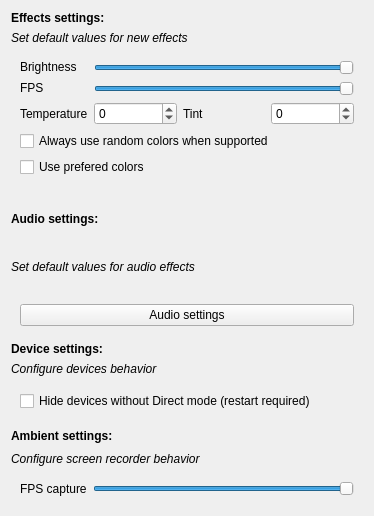
<?xml version="1.0" encoding="UTF-8"?>
<ui version="4.0">
 <class>GlobalSettings</class>
 <widget class="QWidget" name="GlobalSettings">
  <property name="geometry">
   <rect>
    <x>0</x>
    <y>0</y>
    <width>374</width>
    <height>516</height>
   </rect>
  </property>
  <property name="minimumSize">
   <size>
    <width>0</width>
    <height>0</height>
   </size>
  </property>
  <layout class="QGridLayout" name="gridLayout" rowstretch="0,0,0,0,0,0,0,0,0,0,0,0">
   <property name="sizeConstraint">
    <enum>QLayout::SetMaximumSize</enum>
   </property>
   <item row="6" column="0">
    <widget class="QLabel" name="deviceLabel">
     <property name="sizePolicy">
      <sizepolicy hsizetype="Preferred" vsizetype="Fixed">
       <horstretch>0</horstretch>
       <verstretch>0</verstretch>
      </sizepolicy>
     </property>
     <property name="font">
      <font>
       <bold>true</bold>
      </font>
     </property>
     <property name="text">
      <string>Device settings:</string>
     </property>
    </widget>
   </item>
   <item row="10" column="0">
    <widget class="QLabel" name="ambientInfoLabel">
     <property name="sizePolicy">
      <sizepolicy hsizetype="Preferred" vsizetype="Fixed">
       <horstretch>0</horstretch>
       <verstretch>0</verstretch>
      </sizepolicy>
     </property>
     <property name="font">
      <font>
       <italic>true</italic>
      </font>
     </property>
     <property name="text">
      <string>Configure screen recorder behavior</string>
     </property>
     <property name="textFormat">
      <enum>Qt::PlainText</enum>
     </property>
    </widget>
   </item>
   <item row="1" column="0">
    <widget class="QLabel" name="globalInfoLabel">
     <property name="sizePolicy">
      <sizepolicy hsizetype="Preferred" vsizetype="Fixed">
       <horstretch>0</horstretch>
       <verstretch>0</verstretch>
      </sizepolicy>
     </property>
     <property name="font">
      <font>
       <italic>true</italic>
      </font>
     </property>
     <property name="text">
      <string>Set default values for new effects</string>
     </property>
     <property name="textFormat">
      <enum>Qt::PlainText</enum>
     </property>
    </widget>
   </item>
   <item row="7" column="0">
    <widget class="QLabel" name="deviceInfoLabel">
     <property name="sizePolicy">
      <sizepolicy hsizetype="Preferred" vsizetype="Fixed">
       <horstretch>0</horstretch>
       <verstretch>0</verstretch>
      </sizepolicy>
     </property>
     <property name="font">
      <font>
       <italic>true</italic>
      </font>
     </property>
     <property name="text">
      <string>Configure devices behavior</string>
     </property>
    </widget>
   </item>
   <item row="9" column="0">
    <widget class="QLabel" name="ambientSettingsLabel">
     <property name="sizePolicy">
      <sizepolicy hsizetype="Preferred" vsizetype="Fixed">
       <horstretch>0</horstretch>
       <verstretch>0</verstretch>
      </sizepolicy>
     </property>
     <property name="minimumSize">
      <size>
       <width>0</width>
       <height>15</height>
      </size>
     </property>
     <property name="maximumSize">
      <size>
       <width>16777215</width>
       <height>20</height>
      </size>
     </property>
     <property name="font">
      <font>
       <bold>true</bold>
      </font>
     </property>
     <property name="layoutDirection">
      <enum>Qt::LeftToRight</enum>
     </property>
     <property name="text">
      <string>Ambient settings:</string>
     </property>
     <property name="textFormat">
      <enum>Qt::PlainText</enum>
     </property>
     <property name="alignment">
      <set>Qt::AlignLeading|Qt::AlignLeft|Qt::AlignVCenter</set>
     </property>
    </widget>
   </item>
   <item row="8" column="0">
    <widget class="QFrame" name="frame_2">
     <property name="sizePolicy">
      <sizepolicy hsizetype="Preferred" vsizetype="Fixed">
       <horstretch>0</horstretch>
       <verstretch>0</verstretch>
      </sizepolicy>
     </property>
     <property name="frameShape">
      <enum>QFrame::NoFrame</enum>
     </property>
     <property name="frameShadow">
      <enum>QFrame::Raised</enum>
     </property>
     <layout class="QGridLayout" name="gridLayout_5">
      <item row="0" column="0">
       <widget class="QCheckBox" name="hide_unsupportedCheckBox">
        <property name="layoutDirection">
         <enum>Qt::LeftToRight</enum>
        </property>
        <property name="text">
         <string>Hide devices without Direct mode (restart required)</string>
        </property>
       </widget>
      </item>
     </layout>
    </widget>
   </item>
   <item row="3" column="0">
    <widget class="QLabel" name="audioLabel">
     <property name="font">
      <font>
       <bold>true</bold>
      </font>
     </property>
     <property name="text">
      <string>Audio settings:</string>
     </property>
    </widget>
   </item>
   <item row="11" column="0">
    <widget class="QFrame" name="ambientFrame">
     <property name="sizePolicy">
      <sizepolicy hsizetype="Preferred" vsizetype="Fixed">
       <horstretch>0</horstretch>
       <verstretch>0</verstretch>
      </sizepolicy>
     </property>
     <property name="frameShape">
      <enum>QFrame::NoFrame</enum>
     </property>
     <property name="frameShadow">
      <enum>QFrame::Raised</enum>
     </property>
     <layout class="QGridLayout" name="gridLayout_3">
      <item row="0" column="0">
       <widget class="QLabel" name="fpscaptureLabel">
        <property name="toolTip">
         <string>Amount of screenshot taken by the ScreenRecorder engine</string>
        </property>
        <property name="frameShape">
         <enum>QFrame::NoFrame</enum>
        </property>
        <property name="text">
         <string>FPS capture</string>
        </property>
       </widget>
      </item>
      <item row="0" column="1">
       <widget class="QTooltipedSlider" name="fpscaptureSlider">
        <property name="minimum">
         <number>1</number>
        </property>
        <property name="maximum">
         <number>60</number>
        </property>
        <property name="value">
         <number>60</number>
        </property>
        <property name="orientation">
         <enum>Qt::Horizontal</enum>
        </property>
       </widget>
      </item>
     </layout>
    </widget>
   </item>
   <item row="4" column="0">
    <widget class="QLabel" name="audioInfoLabel">
     <property name="font">
      <font>
       <italic>true</italic>
      </font>
     </property>
     <property name="text">
      <string>Set default values for audio effects</string>
     </property>
    </widget>
   </item>
   <item row="2" column="0">
    <widget class="QFrame" name="globalFrame">
     <property name="sizePolicy">
      <sizepolicy hsizetype="Preferred" vsizetype="Fixed">
       <horstretch>0</horstretch>
       <verstretch>0</verstretch>
      </sizepolicy>
     </property>
     <property name="frameShape">
      <enum>QFrame::NoFrame</enum>
     </property>
     <property name="frameShadow">
      <enum>QFrame::Raised</enum>
     </property>
     <layout class="QGridLayout" name="gridLayout_2">
      <item row="6" column="1" colspan="3">
       <widget class="ColorsPicker" name="preferedColors" native="true"/>
      </item>
      <item row="2" column="1">
       <widget class="QLabel" name="fpsLabel">
        <property name="sizePolicy">
         <sizepolicy hsizetype="Fixed" vsizetype="Fixed">
          <horstretch>0</horstretch>
          <verstretch>0</verstretch>
         </sizepolicy>
        </property>
        <property name="text">
         <string>FPS</string>
        </property>
       </widget>
      </item>
      <item row="1" column="1">
       <widget class="QLabel" name="brightnessLabel">
        <property name="sizePolicy">
         <sizepolicy hsizetype="Fixed" vsizetype="Fixed">
          <horstretch>0</horstretch>
          <verstretch>0</verstretch>
         </sizepolicy>
        </property>
        <property name="text">
         <string>Brightness</string>
        </property>
       </widget>
      </item>
      <item row="3" column="1">
       <widget class="QLabel" name="temperatureLabel">
        <property name="text">
         <string>Temperature</string>
        </property>
       </widget>
      </item>
      <item row="3" column="2">
       <widget class="QSpinBox" name="temperature">
        <property name="minimum">
         <number>-100</number>
        </property>
        <property name="maximum">
         <number>100</number>
        </property>
       </widget>
      </item>
      <item row="3" column="3">
       <widget class="QLabel" name="tintLabel">
        <property name="text">
         <string>Tint</string>
        </property>
       </widget>
      </item>
      <item row="3" column="4">
       <widget class="QSpinBox" name="tint">
        <property name="minimum">
         <number>-100</number>
        </property>
        <property name="maximum">
         <number>100</number>
        </property>
       </widget>
      </item>
      <item row="2" column="2" colspan="3">
       <widget class="QTooltipedSlider" name="fpsSlider">
        <property name="minimum">
         <number>1</number>
        </property>
        <property name="maximum">
         <number>60</number>
        </property>
        <property name="value">
         <number>60</number>
        </property>
        <property name="orientation">
         <enum>Qt::Horizontal</enum>
        </property>
       </widget>
      </item>
      <item row="1" column="2" colspan="3">
       <widget class="QTooltipedSlider" name="brightnessSlider">
        <property name="maximum">
         <number>100</number>
        </property>
        <property name="value">
         <number>100</number>
        </property>
        <property name="orientation">
         <enum>Qt::Horizontal</enum>
        </property>
       </widget>
      </item>
      <item row="4" column="1" colspan="4">
       <widget class="QCheckBox" name="randomColorsCheckBox">
        <property name="text">
         <string>Always use random colors when supported</string>
        </property>
       </widget>
      </item>
      <item row="5" column="1" colspan="4">
       <widget class="QCheckBox" name="usePreferedColorsCheckBox">
        <property name="text">
         <string>Use prefered colors</string>
        </property>
       </widget>
      </item>
     </layout>
    </widget>
   </item>
   <item row="0" column="0">
    <widget class="QLabel" name="globalSettingsLabel">
     <property name="sizePolicy">
      <sizepolicy hsizetype="Preferred" vsizetype="Fixed">
       <horstretch>0</horstretch>
       <verstretch>0</verstretch>
      </sizepolicy>
     </property>
     <property name="font">
      <font>
       <bold>true</bold>
      </font>
     </property>
     <property name="text">
      <string>Effects settings:</string>
     </property>
     <property name="textFormat">
      <enum>Qt::PlainText</enum>
     </property>
     <property name="alignment">
      <set>Qt::AlignLeading|Qt::AlignLeft|Qt::AlignVCenter</set>
     </property>
    </widget>
   </item>
   <item row="5" column="0">
    <widget class="QFrame" name="frame">
     <property name="frameShape">
      <enum>QFrame::NoFrame</enum>
     </property>
     <property name="frameShadow">
      <enum>QFrame::Raised</enum>
     </property>
     <layout class="QGridLayout" name="gridLayout_4">
      <item row="0" column="0">
       <widget class="QPushButton" name="audioSettings">
        <property name="text">
         <string>Audio settings</string>
        </property>
       </widget>
      </item>
     </layout>
    </widget>
   </item>
  </layout>
 </widget>
 <customwidgets>
  <customwidget>
   <class>QTooltipedSlider</class>
   <extends>QSlider</extends>
   <header location="global">QTooltipedSlider.h</header>
  </customwidget>
  <customwidget>
   <class>ColorsPicker</class>
   <extends>QWidget</extends>
   <header location="global">ColorsPicker.h</header>
   <container>1</container>
  </customwidget>
 </customwidgets>
 <resources/>
 <connections/>
</ui>
